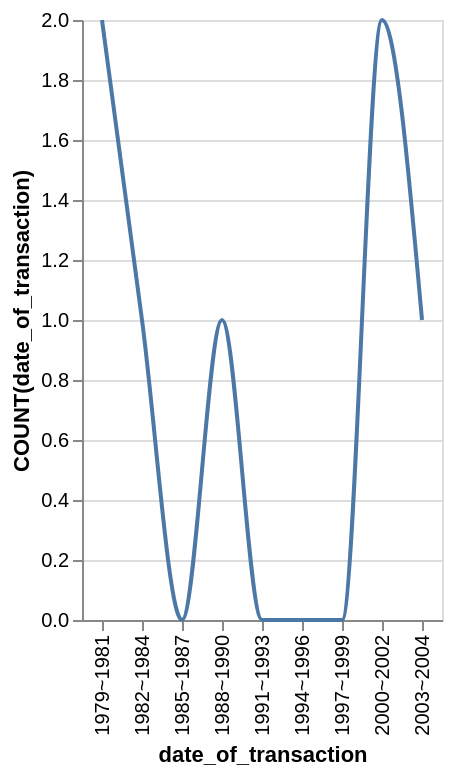

The Vega-Lite source for this figure:
### Vega-Lite specification from a JSON file in a GitHub repository (floating-point values rounded to 4 significant figures)
{"data": {"values": [{"x_data": "1979~1981", "y_data": 2}, {"x_data": "1982~1984", "y_data": 1}, {"x_data": "1985~1987", "y_data": 0}, {"x_data": "1988~1990", "y_data": 1}, {"x_data": "1991~1993", "y_data": 0}, {"x_data": "1994~1996", "y_data": 0}, {"x_data": "1997~1999", "y_data": 0}, {"x_data": "2000~2002", "y_data": 2}, {"x_data": "2003~2004", "y_data": 1}]}, "mark": {"type": "line", "interpolate": "monotone"}, "encoding": {"x": {"field": "x_data", "type": "nominal", "title": "date_of_transaction", "sort": "ascending"}, "y": {"field": "y_data", "type": "quantitative", "title": "COUNT(date_of_transaction)"}}}
